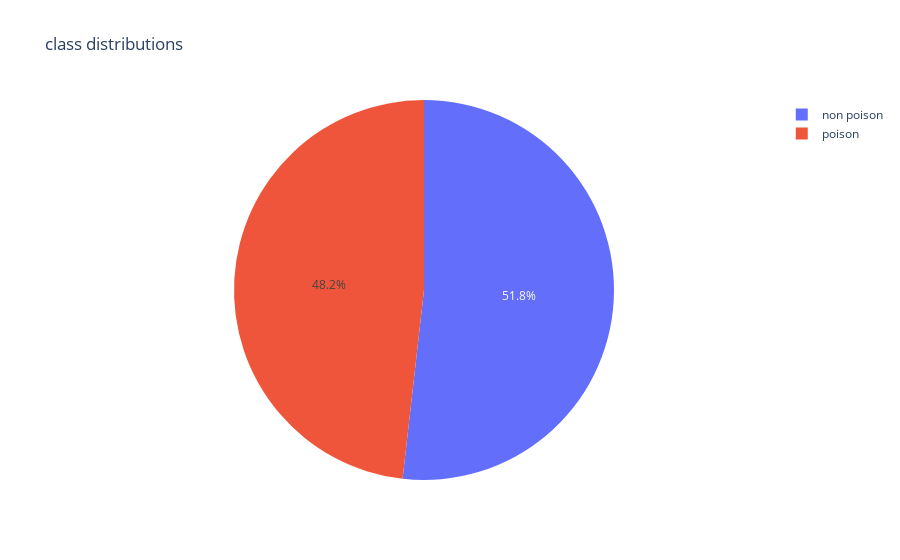

The code cell stored with this chart in its notebook:
### Code cell
# data exploration 
# check class distributions
import plotly.graph_objects as go
fig = go.Figure(data=[
    go.Pie(labels=['non poison','poison'],
           values=df['class'].value_counts())
])
fig.update_layout(title_text='class distributions')
fig.show()

### Figure 1 — Plotly figure (JSON) as saved in the notebook; plotly's stock layout.template omitted (floating-point values rounded to 4 significant figures)
{"data": [{"labels": ["non poison", "poison"], "type": "pie", "values": [4208, 3916]}], "layout": {"title": {"text": "class distributions"}}}
